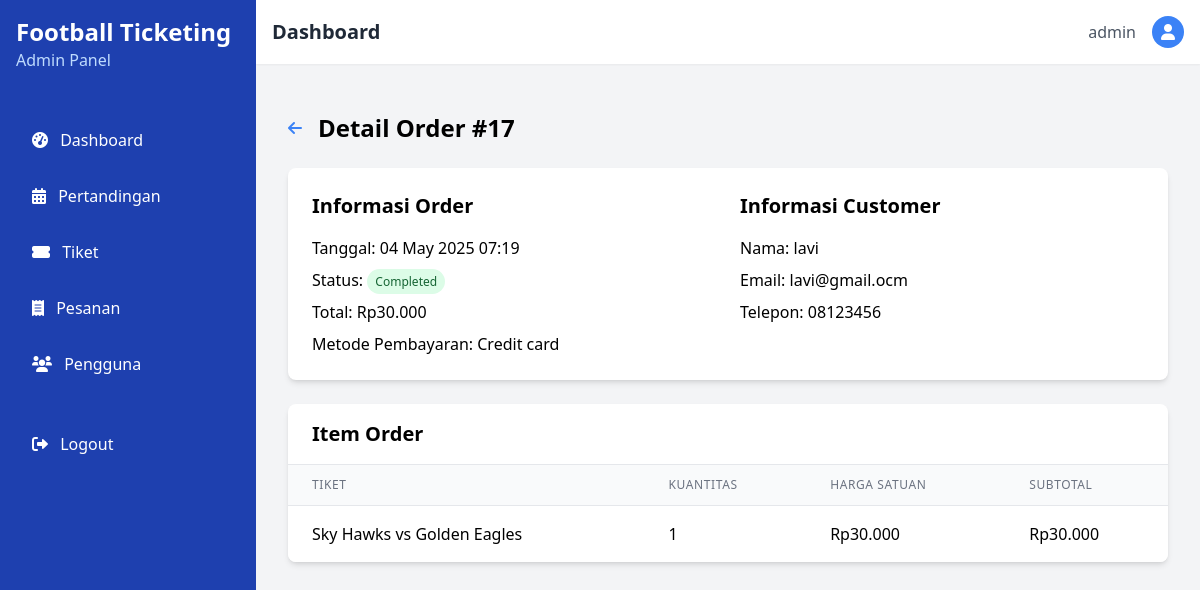
Page /admin/orders/view.php?id=17 (signed in) on the committed database.
### tables this page shows
CREATE TABLE `orders` (
  `id` int NOT NULL AUTO_INCREMENT,
  `user_id` int NOT NULL,
  `order_date` timestamp NULL DEFAULT CURRENT_TIMESTAMP,
  `total_amount` decimal(10,2) NOT NULL DEFAULT '0.00',
  `status` enum('pending','completed','cancelled') DEFAULT 'completed',
  `payment_method` varchar(50) DEFAULT NULL,
  `customer_name` varchar(100) NOT NULL,
  `customer_email` varchar(100) NOT NULL,
  `customer_phone` varchar(20) NOT NULL,
  PRIMARY KEY (`id`),
  KEY `user_id` (`user_id`),
  CONSTRAINT `orders_ibfk_1` FOREIGN KEY (`user_id`) REFERENCES `users` (`id`) ON DELETE CASCADE
);

CREATE TABLE `order_items` (
  `id` int NOT NULL AUTO_INCREMENT,
  `order_id` int NOT NULL,
  `ticket_id` int NOT NULL,
  `quantity` int NOT NULL,
  `price` decimal(10,2) NOT NULL,
  PRIMARY KEY (`id`),
  KEY `order_id` (`order_id`),
  KEY `ticket_id` (`ticket_id`),
  CONSTRAINT `order_items_ibfk_1` FOREIGN KEY (`order_id`) REFERENCES `orders` (`id`),
  CONSTRAINT `order_items_ibfk_2` FOREIGN KEY (`ticket_id`) REFERENCES `tickets` (`id`)
);

CREATE TABLE `tickets` (
  `id` int NOT NULL AUTO_INCREMENT,
  `match_id` int NOT NULL,
  `ticket_type` varchar(50) NOT NULL,
  `price` decimal(10,2) NOT NULL,
  `quantity_available` int DEFAULT '0',
  `description` text,
  PRIMARY KEY (`id`),
  KEY `match_id` (`match_id`),
  CONSTRAINT `tickets_ibfk_1` FOREIGN KEY (`match_id`) REFERENCES `matches` (`id`) ON DELETE CASCADE
);

### admin/orders/view.php (the view, shortened to what this page needs)
<?php
require_once '../../config/database.php';
$order_id = $_GET['id'];
$stmt = $pdo->prepare("SELECT o.*, u.username
                        FROM orders o
                        LEFT JOIN users u ON o.user_id = u.id
                        WHERE o.id = ?");
$stmt->execute([$order_id]);
$order = $stmt->fetch(PDO::FETCH_ASSOC);
$items = [];
if ($pdo->query("SHOW TABLES LIKE 'order_items'")->rowCount() > 0) {
    $stmt = $pdo->prepare("SELECT oi.*, t.ticket_type
                            FROM order_items oi
                            LEFT JOIN tickets t ON oi.ticket_id = t.id
                            WHERE oi.order_id = ?");
    $stmt->execute([$order_id]);
    $items = $stmt->fetchAll(PDO::FETCH_ASSOC);
}
?>
<!DOCTYPE html>
<html lang="en">
<head>
    <script src="https://cdn.tailwindcss.com"></script>
    <link rel="stylesheet" href="https://cdnjs.cloudflare.com/ajax/libs/font-awesome/6.0.0/css/all.min.css">
</head>
<body class="bg-gray-100">
    <?php include '../includes/admin_header.php'; ?>
    <div class="container mx-auto px-4 py-8">
        <div class="flex justify-between items-center mb-6">
            <div class="flex items-center">
                <a href="index.php" class="text-blue-500 hover:text-blue-700 mr-4">
                    <i class="fas fa-arrow-left"></i>
                </a>
                <h1 class="text-2xl font-bold">Detail Order #<?= $order['id'] ?></h1>
            </div>
        </div>
        <div class="bg-white rounded-lg shadow-md overflow-hidden mb-6">
            <div class="p-6">
                <div class="grid grid-cols-1 md:grid-cols-2 gap-6">
                    <div>
                        <h2 class="text-xl font-semibold mb-4">Informasi Order</h2>
                        <div class="space-y-2">
                            <p><span class="font-medium">Tanggal:</span> <?= date('d M Y H:i', strtotime($order['order_date'])) ?></p>
                            <p><span class="font-medium">Status:</span>
                                <?php
                                $status_classes = [
                                    'pending' => 'bg-yellow-100 text-yellow-800',
                                    'paid' => 'bg-blue-100 text-blue-800',
                                    'completed' => 'bg-green-100 text-green-800',
                                    'cancelled' => 'bg-red-100 text-red-800'
                                ];
                                ?>
                                <span class="px-2 py-1 text-xs rounded-full <?= $status_classes[$order['status']] ?? 'bg-gray-100 text-gray-800' ?>">
                                    <?= ucfirst($order['status']) ?>
                                </span>
                            </p>
                            <p><span class="font-medium">Total:</span> Rp<?= number_format($order['total_amount'], 0, ',', '.') ?></p>
                            <p><span class="font-medium">Metode Pembayaran:</span> <?= ucfirst(str_replace('_', ' ', $order['payment_method'])) ?></p>
                        </div>
                    </div>
                    <div>
                        <h2 class="text-xl font-semibold mb-4">Informasi Customer</h2>
                        <div class="space-y-2">
                            <p><span class="font-medium">Nama:</span> <?= htmlspecialchars($order['customer_name']) ?></p>
                            <p><span class="font-medium">Email:</span> <?= htmlspecialchars($order['customer_email']) ?></p>
                            <p><span class="font-medium">Telepon:</span> <?= htmlspecialchars($order['customer_phone']) ?></p>
                        </div>
                    </div>
                </div>
            </div>
        </div>
        <?php if (!empty($items)): ?>
        <div class="bg-white rounded-lg shadow-md overflow-hidden">
            <div class="px-6 py-4 border-b">
                <h2 class="text-xl font-semibold">Item Order</h2>
            </div>
            <div class="overflow-x-auto">
                <table class="min-w-full divide-y divide-gray-200">
                    <thead class="bg-gray-50">
                        <tr>
                            <th class="px-6 py-3 text-left text-xs font-medium text-gray-500 uppercase tracking-wider">Tiket</th>
                            <th class="px-6 py-3 text-left text-xs font-medium text-gray-500 uppercase tracking-wider">Kuantitas</th>
                            <th class="px-6 py-3 text-left text-xs font-medium text-gray-500 uppercase tracking-wider">Harga Satuan</th>
                            <th class="px-6 py-3 text-left text-xs font-medium text-gray-500 uppercase tracking-wider">Subtotal</th>
                        </tr>
                    </thead>
                    <tbody class="bg-white divide-y divide-gray-200">
                        <?php foreach ($items as $item): ?>
                        <tr>
                            <td class="px-6 py-4 whitespace-nowrap"><?= htmlspecialchars($item['ticket_type']) ?></td>
                            <td class="px-6 py-4 whitespace-nowrap"><?= $item['quantity'] ?></td>
                            <td class="px-6 py-4 whitespace-nowrap">Rp<?= number_format($item['price'], 0, ',', '.') ?></td>
                            <td class="px-6 py-4 whitespace-nowrap">Rp<?= number_format($item['quantity'] * $item['price'], 0, ',', '.') ?></td>
                        </tr>
                        <?php endforeach; ?>
                    </tbody>
                </table>
            </div>
        </div>
        <?php endif; ?>
    </div>
</body>
</html>

### rows in the picture
orders: id "17", order_date "04 May 2025 07:19", status "Completed", total_amount "30.000", payment_method "Credit card", customer_name "lavi", customer_email "lavi@gmail.ocm", customer_phone "08123456"
order_items: ticket.ticket_type "Sky Hawks vs Golden Eagles", quantity "1", price "30.000", $item['quantity'] * $item['price'] "30.000"

### other values in the picture
$_SESSION['username'] "admin"
